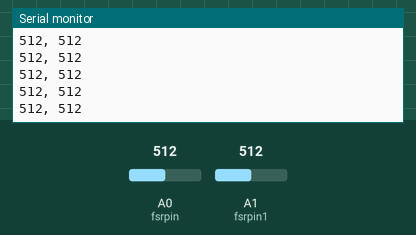
Simulated run of this sketch. Board: Arduino Uno, built with avr-gcc and run on an emulated ATmega328P. Shown: the last lines printed to the serial monitor. Inputs (shaded band) come from the test bench; at power-on: A0 (fsrpin) = 512, A1 (fsrpin1) = 512.

Above: at 1.2 s.
1.3 s: A0 (fsrpin) set to 716
At 1.31 s:
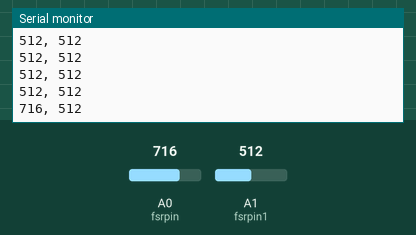
2.8 s: A1 (fsrpin1) set to 716
At 2.82 s:
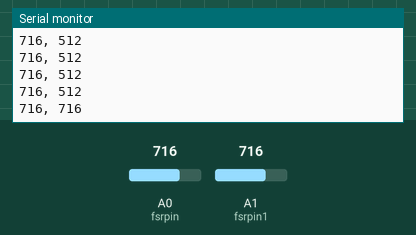
4.3 s: A0 (fsrpin) set to 900
At 4.33 s:
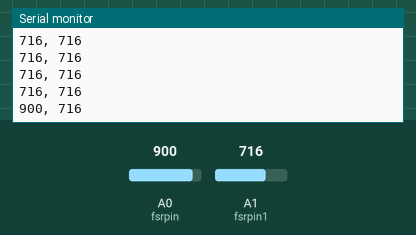
5.8 s: A1 (fsrpin1) set to 900
At 5.84 s:
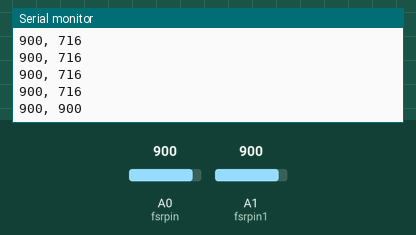
Timing chart, 0 to 8.3 s (numbered marks = the images above; inputs shaded):
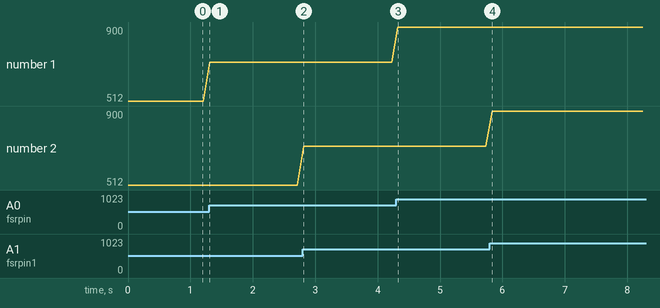

Measured:
- after the input at 1.3 s, the serial monitor: prints a new line at once (image 1)
- after the input at 2.8 s, the serial monitor: prints a new line at once (image 2)
- after the input at 4.3 s, the serial monitor: prints a new line at once (image 3)
- after the input at 5.8 s, the serial monitor: prints a new line at once (image 4)
- plotted number 1: 512 → 716 after the input at 1.3 s, 716 → 900 after the input at 4.3 s

The sketch:

preassurear.ino
```cpp
/* Simple example code for Force Sensitive Resistor (FSR) with Arduino. More info: https://www.makerguides.com */

// Define FSR pin:
#define fsrpin A0
#define fsrpin1 A1
//Define variable to store sensor readings:
int fsrreading; //Variable to store FSR value
int fsrreading1;

void setup() {
  // Begin serial communication at a baud rate of 9600:
  Serial.begin(9600);
}

void loop() {
  fsrreading = analogRead(fsrpin);
  fsrreading1 = analogRead(fsrpin1);
  Serial.print(fsrreading);
  Serial.print(", ");
  Serial.println(fsrreading1);


  delay(100); //Delay 500 ms.
}
```
